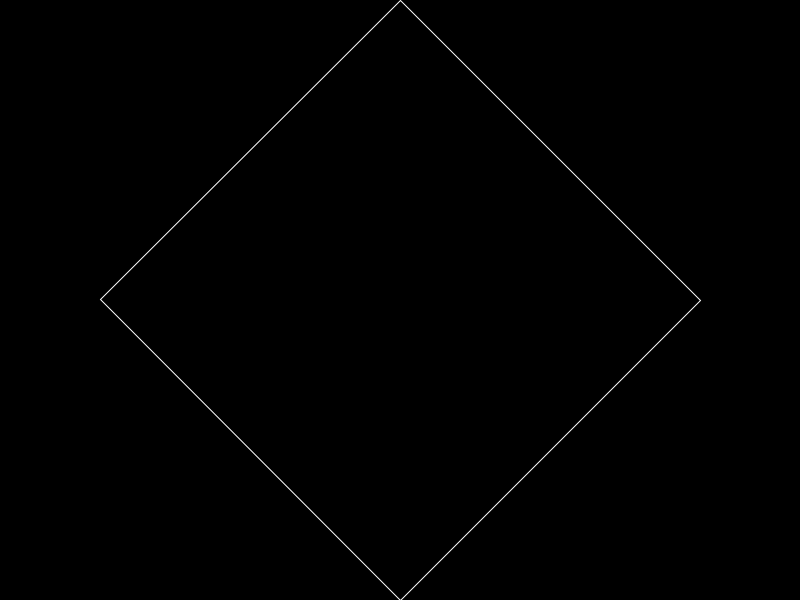
Frame 1 (no input)
Frame 60 (the mouse pressed at the canvas centre just before this capture): identical to frame 1, image omitted
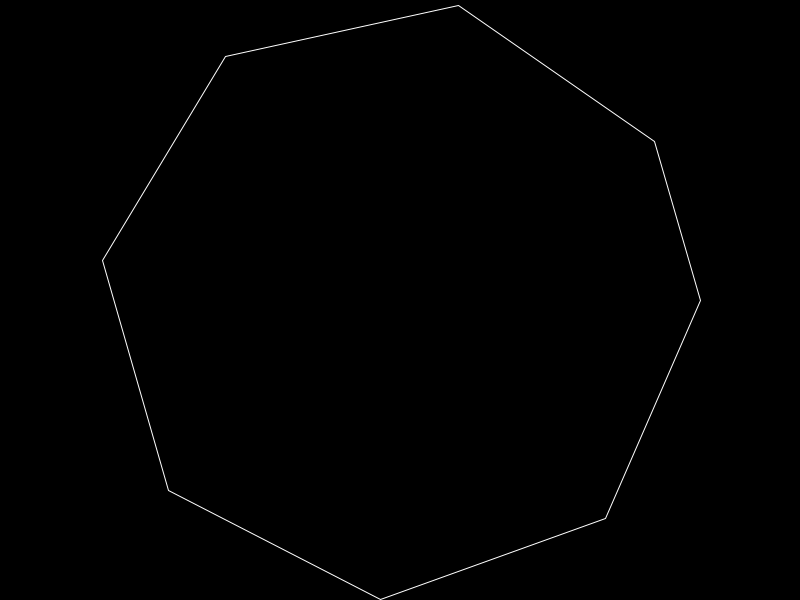
Frame 120 (the mouse held since frame 60 and released just before this capture)

The Processing sketch that drew these frames (run headless with seeded random() and noise(); from frame 60 on, the mouse is pressed at the canvas centre):

// Processing sketch: polar_noF
// ── polar_noF.pde
float xpos,ypos;
int radius;

void setup() {
  size(800, 600);
  background(0);
  xpos = width/2;
  ypos = height/2;
  radius = 300;
}

void draw() {
  background(0);
  noFill();
  stroke(255);

  float step = map(mouseX, 0, width, PI/2, PI/48);

  beginShape();
  for ( float angle = 0 ; angle <TWO_PI ; angle += step) {
    float ex = xpos + radius *cos(angle);
    float wy = ypos + radius *sin(angle);
    vertex(ex, wy);
  }
  endShape(CLOSE);
  
}
